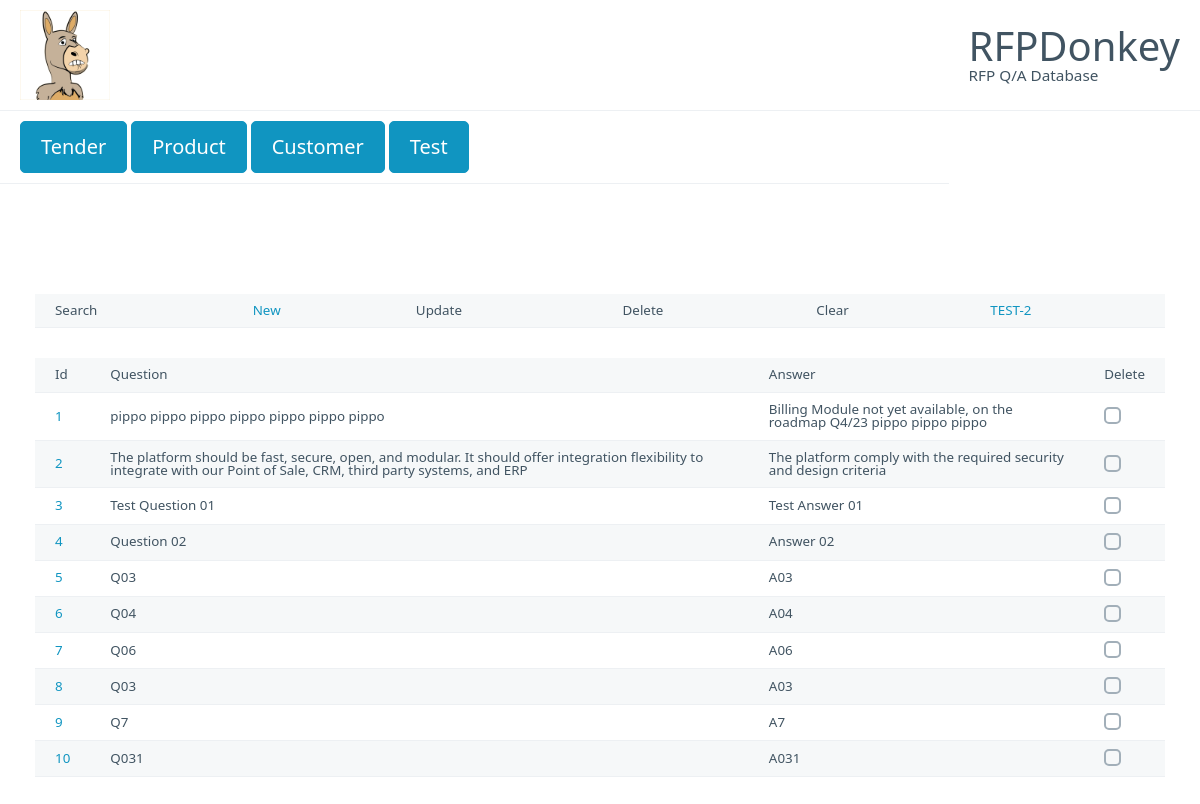
Page /rfp_updaterecord/ on the committed database.
### rfp_kb/models.py (models this page shows, shortened)
class rfp_bk(models.Model):
    rfp_name = models.CharField(max_length=200)  #this will be a lookup field
    question = models.CharField(max_length=2048)
    topic = models.CharField(max_length=100)  #this will be a lookup field
    answer = models.CharField(max_length=2048)
    winLoss = models.BooleanField()
    comply = models.BooleanField()
    product = models.CharField(max_length=200, null=True ) #this will be a lookup field
    product_variant = models.CharField(max_length=200, null = True)

### rfp_kb/views.py (the view)
# urls.py: path("rfp_updaterecord/",views.rfp_updaterecord,name="rfp_updaterecord"),
@csrf_protect
def rfp_updaterecord(request):
    name = request.POST.get('txtRfp_value')
    q = request.POST.get('txtQuestion')
    a = request.POST.get('txtAnswer')
    p = request.POST.get('txtProduct_value')
    print (f"Product:[{p}]")
    v = request.POST.get('txtProductVariant')
    t = ""  #topic
    if request.POST.get("cbWinLoss") == "on":
        wl = True  #win
    else:
        wl = False  #loss
    if request.POST.get("cbComply") == "on":
        c = True  #comply
    else:
        c = False  #do not comply
    rfp = rfp_bk.objects.filter(id=request.POST.get("id")).values()
    rfp.update(rfp_name=name,
               question=q,
               answer=a,
               product=p,
               product_variant=v,
               topic=t,
               winLoss=wl,
               comply=c)
    elems = rfp_bk.objects.all().values()[:10]
    template = loader.get_template('rfp_qa_list.html')
    context = {
        "elems": elems,
    }
    return HttpResponse(template.render(context, request))

### rfp_kb/templates/rfp_qa_list.html (shortened to what this page needs)
{% extends "base.html" %}
{% load static %}
{% block container %}
<small>
  <div role="menubar">
    <table  role="grid">
      <tr>
        <td role="menuitem" >Search</td>
        <td role="menuitem"><a href="javascript:MainNew()">New</a></td>
        <td role="menuitem">Update</td>
        <td role="menuitem">Delete</td>
        <td role="menuitem">Clear</td>
        <td><a href="www.google.com">TEST-2</a></td>
      </tr>
    </table>
  </div>
<table   role="grid">
  <tr>
    <th>Id</th>
    <th>Question</th>
    <th>Answer</th>
    <th>Delete</th>
  </tr>
{% for x in elems%}
  <tr>
    <td><a href="/rfp_kb/{{ x.id }}">{{ x.id }}</a></td>
    <td> {{ x.question }}</td>
    <td> {{ x.answer }} </td>
    <td> <input type="checkbox" id="d_{{x.id}}"> </td>
  </tr>
{% endfor %}
  </table>
{% endblock %}

### rows in the picture
rfp_bk: id "1", question "pippo pippo pippo pippo pippo pippo pippo", answer "Billing Module not yet available, on the roadmap Q4/23 pippo pippo pippo"
rfp_bk: id "2", question "The platform should be fast, secure, open, and modular. It should offer integration flexibility to integrate with our Point of Sale, CRM, third party systems, and ERP", answer "The platform comply with the required security and design criteria"
rfp_bk: id "3", question "Test Question 01", answer "Test Answer 01"
rfp_bk: id "4", question "Question 02", answer "Answer 02"
rfp_bk: id "5", question "Q03", answer "A03"
rfp_bk: id "6", question "Q04", answer "A04"
rfp_bk: id "7", question "Q06", answer "A06"
rfp_bk: id "8", question "Q03", answer "A03"
rfp_bk: id "9", question "Q7", answer "A7"
rfp_bk: id "10", question "Q031", answer "A031"
